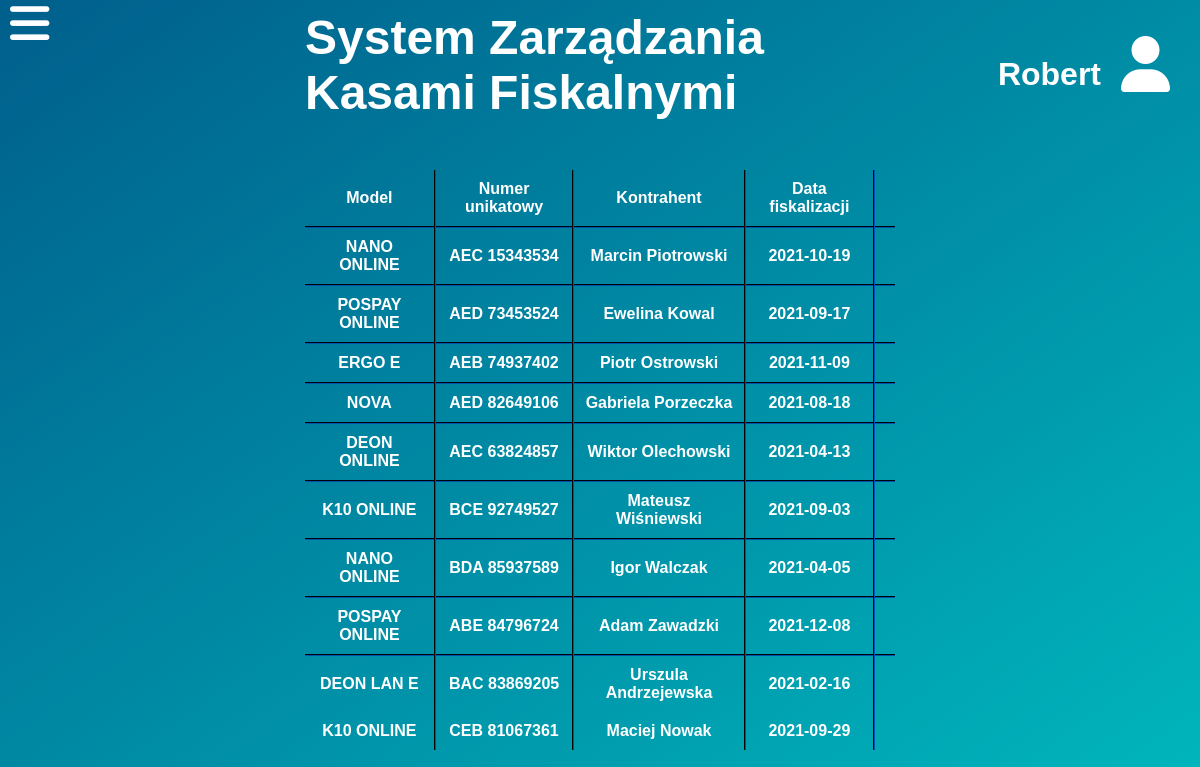
Page /listaKasFiskalnych.php (signed in) on the earlier database version.
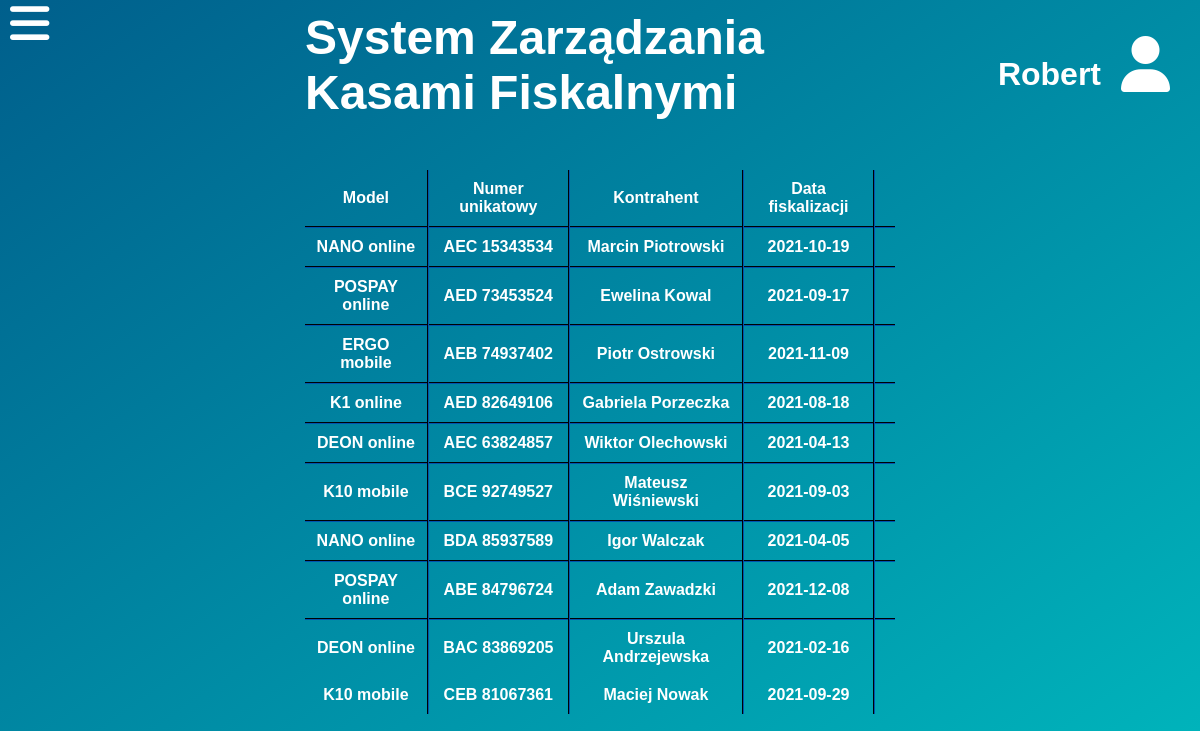
Same page on the later database version.
### tables this page shows
CREATE TABLE `kasy` (
  `id` int(2) NOT NULL,
  `data_fisk` date NOT NULL,
  `kontrahent` int(2) NOT NULL,
  `nip` varchar(13) NOT NULL,
  `telefon` int(9) NOT NULL,
  `nr_unikatowy` varchar(12) NOT NULL,
  `model` varchar(20) NOT NULL
);

CREATE TABLE `klienci` (
  `id` int(2) NOT NULL,
  `nip` varchar(13) NOT NULL,
  `nazwa` varchar(20) NOT NULL,
  `adres` varchar(15) NOT NULL,
  `miejscowosc` varchar(25) NOT NULL,
  `telefon` int(9) NOT NULL,
  `email` varchar(20) NOT NULL
);

### listaKasFiskalnych.php (the view, shortened to what this page needs)
<?php
$host = "localhost";
$name = "root";
$pass = "";
$dbname = "projekt";
$conn = mysqli_connect($host, $name, $pass, $dbname);
?>
<!DOCTYPE html>
<html lang="pl">
<head>
    <link rel="stylesheet" href="CSS/style-menu.css">
    <link rel="stylesheet" href="CSS/style-strona.css">
</head>
<body class="menu-preload">
    <div id='main'>
        <div id="heading-user">
            <div id="heading">
                <h1>System Zarządzania Kasami Fiskalnymi</h1>
            </div>
            <div id='logged-user'>
            <?php echo $_SESSION['imie'];?><span id="logged-user-icon"><i class="fas fa-user" onClick="managePopupWindow()"></i></span>
            </div>
        </div>
        <div class='content'>
            <table class='dane_bazadanych'>
                <tr>
                    <th>Model</th>
                    <th>Numer unikatowy</th>
                    <th>Kontrahent</th>
                    <th>Data fiskalizacji</th>
                    <th></th>
                </tr>
            <?php
                if(mysqli_connect_errno()) echo "Problemy techniczne, proszę spróbować później.";
                else{
                    $kwerenda = "SELECT * FROM kasy, klienci WHERE kasy.kontrahent=klienci.id";
                    if($wynik=mysqli_query($conn, $kwerenda)){
                    while($row=mysqli_fetch_array($wynik)){
                        echo '<tr><td>'.$row['model'].'</td><td>'.$row['nr_unikatowy'].'</td><td>'.$row['nazwa'].'</td><td>'.$row['data_fisk'].'</td><td>';
                    }
                }
                }
            ?>
            </table>
        </div>
        <div>
            <label for="menu-checkbox" id="menu-checkbox2">
                <i class="fas fa-bars"></i>
            </label>
        </div>
    </div>
</body>
</html>

### CSS/style-menu.css (style rules this page uses)
#menu-checkbox2 { position: fixed; font-size: 45px; left: 10px; top: -1px; z-index: 1; }
#menu-checkbox:not(:checked) ~ #menu-checkbox2 i { transition: 0.5s ease; }

### CSS/style-strona.css (style rules this page uses)
:root { --section-gradient-1: #005f8c ; --section-gradient-2: #00b9be ; --sidebar-bg-clr: #002b59; }
* { margin: 0; padding: 0; color: white; font-family: 'Rubik', sans-serif; font-weight: 600; }
html, body { min-height: 100%; margin: 5px; background: linear-gradient(to bottom right, var(--section-gradient-1), var(--section-gradient-2)); background-attachment: fixed; background-repeat: no-repeat; }
#heading-user { display: grid; grid-template-columns: 1fr 2fr 1fr; margin-bottom: 50px; }
#heading { font-size: 1.5rem; grid-column-start: 2; justify-self: center; align-self: center; }
#logged-user { justify-self: end; align-self: center; font-size: 2rem; }
#logged-user-icon { margin-right: 20px; padding-left: 20px; font-size: 3.5rem; }
.content { display: grid; grid-template-columns: 1fr 2fr 1fr; }
.dane_bazadanych { grid-column-start: 2; justify-self: stretch; align-self: center; border-collapse: collapse; }
.dane_bazadanych td,th { padding: 10px; text-align: center; }
.dane_bazadanych tr:not(:last-child) { border-bottom: 2px #002b59 groove; }
.dane_bazadanych td:not(:last-child), .dane_bazadanych th:not(:last-child) { border-right: 2px #002b59 groove; }
.dane_bazadanych tr:nth-last-child(2) { border-bottom: hidden; }

Differences in the rows shown:
changed kasy "AEC 15343534": model "NANO ONLINE" → "NANO online"
changed kasy "AED 73453524": model "POSPAY ONLINE" → "POSPAY online"
changed kasy "AEB 74937402": model "ERGO E" → "ERGO mobile"
changed kasy "AED 82649106": model "NOVA" → "K1 online"
changed kasy "AEC 63824857": model "DEON ONLINE" → "DEON online"
changed kasy "BCE 92749527": model "K10 ONLINE" → "K10 mobile"
changed kasy "BDA 85937589": model "NANO ONLINE" → "NANO online"
changed kasy "ABE 84796724": model "POSPAY ONLINE" → "POSPAY online"
changed kasy "BAC 83869205": model "DEON LAN E" → "DEON online"
changed kasy "CEB 81067361": model "K10 ONLINE" → "K10 mobile"
